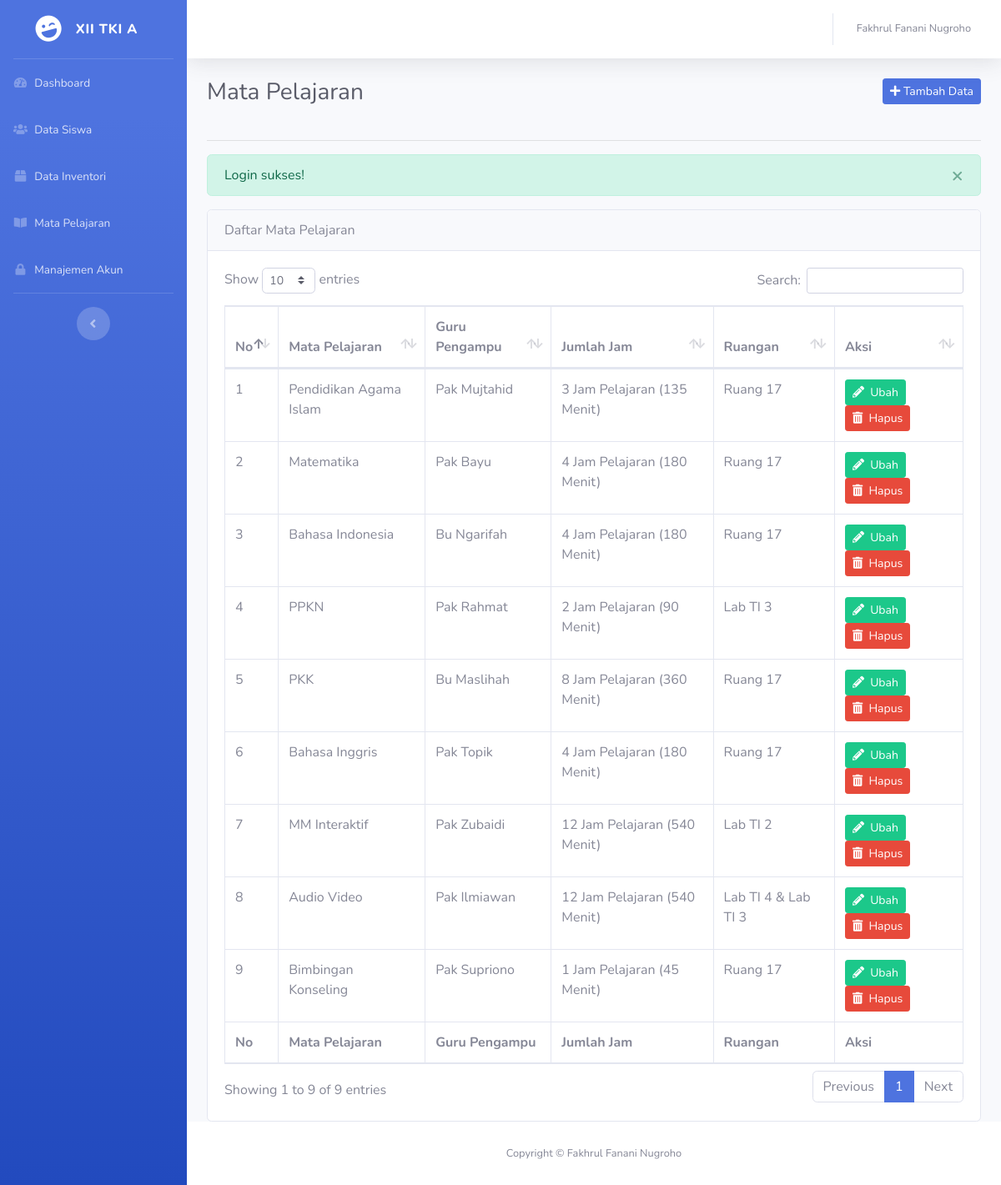
Screenshot of /mapel/index.php (signed in) with the database file from the repository.
### tables this page shows
CREATE TABLE `tbl_kelas` (
  `id` int(11) NOT NULL,
  `kelas` varchar(20) DEFAULT NULL,
  `wali_kelas` varchar(40) DEFAULT NULL,
  `sekolah` varchar(50) DEFAULT NULL,
  `alamat_sekolah` varchar(255) DEFAULT NULL,
  `tahun_ajaran` varchar(15) DEFAULT NULL,
  `semester` varchar(10) DEFAULT NULL
);

CREATE TABLE `tbl_mapel` (
  `id` int(11) NOT NULL,
  `mapel` varchar(50) DEFAULT NULL,
  `jumlah_jam` int(11) DEFAULT NULL,
  `guru_pengampu` varchar(100) DEFAULT NULL,
  `ruangan` varchar(100) DEFAULT NULL
);

### mapel/index.php (the view, shortened to what this page needs)
<?php
require_once '../koneksi.php';
require_once '../functions.php';
$no = 1;
$query = mysqli_query($koneksi, "SELECT * FROM tbl_mapel");
?>
<!DOCTYPE html>
<html lang="en">
<head>
  <link href="../_template/vendor/fontawesome-free/css/all.min.css" rel="stylesheet" type="text/css">
  <link href="../_template/css/sb-admin-2.min.css" rel="stylesheet">
  <link href="../_template/vendor/datatables/dataTables.bootstrap4.min.css" rel="stylesheet">
</head>
<body id="page-top">
	<div id="wrapper">
	<?php require_once '../_sidebar.php'; ?>
		<div id="content-wrapper" class="d-flex flex-column">
			<div id="content">
				<nav class="navbar navbar-expand navbar-light bg-white topbar mb-4 static-top shadow">
					<?php require_once '../_topnav.php'; ?>
				</nav>
				<div class="container-fluid">
					<div class="clearfix">
						<h1 class="h3 mb-4 text-gray-800 float-left">Mata Pelajaran</h1>
						<a href="tambah.php" class="btn btn-primary btn-sm float-right"><i class="fas fa-plus"></i> Tambah Data</a>
					</div>
					<hr>
					<?php if (check_flash_message('sukses')): ?>
	                    <div class="alert alert-success alert-dismissible fade show" role="alert">
	                      <button type="button" class="close" data-dismiss="alert" aria-label="Close">
	                        <span aria-hidden="true">&times;</span>
	                      </button>
	                    </div>
	                  <?php endif ?>
					<div class="card">
						<div class="card-header">Daftar Mata Pelajaran</div>
						<div class="card-body">
							<div class="table-responsive">
								<table class="table table-bordered" id="dataTable" width="100%" cellspacing="0">
									<thead>
										<tr>
											<th>No</th>
											<th>Mata Pelajaran</th>
											<th>Guru Pengampu</th>
											<th>Jumlah Jam</th>
											<th>Ruangan</th>
											<th>Aksi</th>
										</tr>
									</thead>
									<tfoot>
										<tr>
											<th>No</th>
											<th>Mata Pelajaran</th>
											<th>Guru Pengampu</th>
											<th>Jumlah Jam</th>
											<th>Ruangan</th>
											<th>Aksi</th>
										</tr>
									</tfoot>
									<tbody>
										<?php while($mapel = mysqli_fetch_assoc($query)) : ?>
											<tr>
												<td><?php echo $no++ ?></td>
												<td><?php echo $mapel['mapel']; ?></td>
												<td><?php echo $mapel['guru_pengampu']; ?></td>
												<td><?php echo $mapel['jumlah_jam']; ?> Jam Pelajaran (<?php echo $mapel['jumlah_jam'] * 45 . " Menit"; ?>)</td>
												<td><?php echo $mapel['ruangan']; ?></td>
												<td>
													<a href="ubah.php?id=<?php echo $mapel['id'] ?>" class="btn btn-sm btn-success"><i class="fas fa-pencil-alt"></i>&nbsp;&nbsp;Ubah</a>
													<a href="hapus.php?id=<?php echo $mapel['id'] ?>" class="btn btn-sm btn-danger" onclick="return confirm('apakah anda yakin?')"><i class="fas fa-trash-alt"></i>&nbsp;&nbsp;Hapus</a>
												</td>
											</tr>
										<?php endwhile; ?>
									</tbody>
								</table>
							</div>
						</div>
					</div>
				</div>
			</div>
			<footer class="sticky-footer bg-white">
				<div class="container my-auto">
					<div class="copyright text-center my-auto">
						<span>Copyright &copy; Fakhrul Fanani Nugroho</span>
					</div>
				</div>
			</footer>
		</div>
	</div>
</body>
</html>

### _sidebar.php (shortened to what this page needs)
<?php
require_once 'koneksi.php';
require_once 'functions.php';
$query1 = mysqli_query($koneksi, "SELECT kelas FROM tbl_kelas WHERE id = 1");
$kelas1 = mysqli_fetch_assoc($query1);
?>
    <ul class="navbar-nav bg-gradient-primary sidebar sidebar-dark accordion" id="accordionSidebar">
      <a class="sidebar-brand d-flex align-items-center justify-content-center" href="<?php echo base_url('dashboard.php') ?>">
        <div class="sidebar-brand-icon rotate-n-15">
          <i class="fas fa-laugh-wink"></i>
        </div>
        <div class="sidebar-brand-text mx-3"><?php echo $kelas1['kelas']; ?></div>
      </a>
      <hr class="sidebar-divider my-0">
      <li class="nav-item">
        <a class="nav-link" href="<?= base_url('dashboard.php') ?>">
          <i class="fas fa-fw fa-tachometer-alt"></i>
          <span>Dashboard</span></a>
      </li>
      <li class="nav-item">
      	<a href="<?= base_url('siswa/index.php') ?>" class="nav-link">
      		<i class="fas fa-fw fa-users"></i>
      		<span>Data Siswa</span>
      	</a>
      </li>
      <li class="nav-item">
        <a href="<?= base_url('inventori/index.php') ?>" class="nav-link">
          <i class="fas fa-fw fa-box"></i>
          <span>Data Inventori</span>
        </a>
      </li>
      <li class="nav-item">
        <a href="<?= base_url('mapel/index.php') ?>" class="nav-link">
          <i class="fas fa-fw fa-book-open"></i>
          <span>Mata Pelajaran</span>
        </a>
      </li>
      <li class="nav-item">
        <a href="<?= base_url('akun/index.php') ?>" class="nav-link">
          <i class="fas fa-fw fa-lock"></i>
          <span>Manajemen Akun</span>
        </a>
      </li>
      <hr class="sidebar-divider d-none d-md-block">
      <div class="text-center d-none d-md-inline">
        <button class="rounded-circle border-0" id="sidebarToggle"></button>
      </div>
    </ul>

### rows the page displays
tbl_kelas: kelas "XII TKI A"
tbl_mapel: mapel "Pendidikan Agama Islam", guru_pengampu "Pak Mujtahid", jumlah_jam "3", $mapel['jumlah_jam']*45 "135", ruangan "Ruang 17"
tbl_mapel: mapel "Matematika", guru_pengampu "Pak Bayu", jumlah_jam "4", $mapel['jumlah_jam']*45 "180", ruangan "Ruang 17"
tbl_mapel: mapel "Bahasa Indonesia", guru_pengampu "Bu Ngarifah", jumlah_jam "4", $mapel['jumlah_jam']*45 "180", ruangan "Ruang 17"
tbl_mapel: mapel "PPKN", guru_pengampu "Pak Rahmat", jumlah_jam "2", $mapel['jumlah_jam']*45 "90", ruangan "Lab TI 3"
tbl_mapel: mapel "PKK", guru_pengampu "Bu Maslihah", jumlah_jam "8", $mapel['jumlah_jam']*45 "360", ruangan "Ruang 17"
tbl_mapel: mapel "Bahasa Inggris", guru_pengampu "Pak Topik", jumlah_jam "4", $mapel['jumlah_jam']*45 "180", ruangan "Ruang 17"
tbl_mapel: mapel "MM Interaktif", guru_pengampu "Pak Zubaidi", jumlah_jam "12", $mapel['jumlah_jam']*45 "540", ruangan "Lab TI 2"
tbl_mapel: mapel "Audio Video", guru_pengampu "Pak Ilmiawan", jumlah_jam "12", $mapel['jumlah_jam']*45 "540", ruangan "Lab TI 4 & Lab TI 3"
tbl_mapel: mapel "Bimbingan Konseling", guru_pengampu "Pak Supriono", jumlah_jam "1", $mapel['jumlah_jam']*45 "45", ruangan "Ruang 17"

### other values shown
$_SESSION['auth']['nama'] "Fakhrul Fanani Nugroho"
$_SESSION['flash_message']['pesan'] "Login sukses!"
